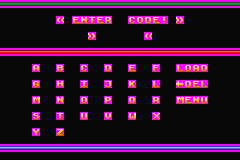

Rendered tile map (Tiled .tmx) drawn with the repository's tilesets; below, a short description and the full map source, tile grids included:
An orthogonal 30x20 tile map with 8x8 px tiles, 1 tile layer (Tile Layer 1).

<map version="1.5" tiledversion="1.7.2" orientation="orthogonal" renderorder="right-down" width="30" height="20" tilewidth="8" tileheight="8" infinite="0" nextlayerid="3" nextobjectid="1">
 <tileset firstgid="1" source="luma_gba.tsx" />
 <layer id="1" name="Tile Layer 1" width="30" height="20">
  <data encoding="csv">
434,434,434,434,434,434,434,434,434,434,434,434,434,434,434,434,434,434,434,434,434,434,434,434,434,434,434,434,434,434,
197,197,197,197,197,197,197,197,197,197,197,197,197,197,197,197,197,197,197,197,197,197,197,197,197,197,197,197,197,197,
197,197,197,197,197,197,197,108,197,70,79,85,70,83,197,197,68,80,69,70,34,197,60,197,197,197,197,197,197,197,
197,197,197,197,197,197,197,197,197,197,197,197,197,197,197,197,197,197,197,197,197,197,197,197,197,197,197,197,197,197,
197,197,197,197,197,197,197,197,197,197,197,60,197,197,197,197,197,197,108,197,197,197,197,197,197,197,197,197,197,197,
197,197,197,197,197,197,197,197,197,197,197,197,197,197,197,197,197,197,197,197,197,197,197,197,197,197,197,197,197,197,
454,454,454,454,454,454,454,454,454,454,454,454,454,454,454,454,454,454,454,454,454,454,454,454,454,454,454,454,454,454,
197,197,197,197,197,197,197,197,197,197,197,197,197,197,197,197,197,197,197,197,197,197,197,197,197,197,197,197,197,197,
197,197,197,197,66,197,197,67,197,197,68,197,197,69,197,197,70,197,197,71,197,197,77,80,66,69,197,197,197,197,
197,197,197,197,197,197,197,197,197,197,197,197,197,197,197,197,197,197,197,197,197,197,197,197,197,197,197,197,197,197,
197,197,197,197,72,197,197,73,197,197,74,197,197,75,197,197,76,197,197,77,197,197,61,69,70,77,197,197,197,197,
197,197,197,197,197,197,197,197,197,197,197,197,197,197,197,197,197,197,197,197,197,197,197,197,197,197,197,197,197,197,
197,197,197,197,78,197,197,79,197,197,80,197,197,81,197,197,82,197,197,83,197,197,78,70,79,86,197,197,197,197,
197,197,197,197,197,197,197,197,197,197,197,197,197,197,197,197,197,197,197,197,197,197,197,197,197,197,197,197,197,197,
197,197,197,197,84,197,197,85,197,197,86,197,197,87,197,197,88,197,197,89,197,197,197,197,197,197,197,197,197,197,
197,197,197,197,197,197,197,197,197,197,197,197,197,197,197,197,197,197,197,197,197,197,197,197,197,197,197,197,197,197,
197,197,197,197,90,197,197,91,197,197,197,197,197,197,197,197,197,197,197,197,197,197,197,197,197,197,197,197,197,197,
197,197,197,197,197,197,197,197,197,197,197,197,197,197,197,197,197,197,197,197,197,197,197,197,197,197,197,197,197,197,
444,444,444,444,444,444,444,444,444,444,444,444,444,444,444,444,444,444,444,444,444,444,444,444,444,444,444,444,444,444,
197,197,197,197,197,197,197,197,197,197,197,197,197,197,197,197,197,197,197,197,197,197,197,197,197,197,197,197,197,197
</data>
 </layer>
</map>